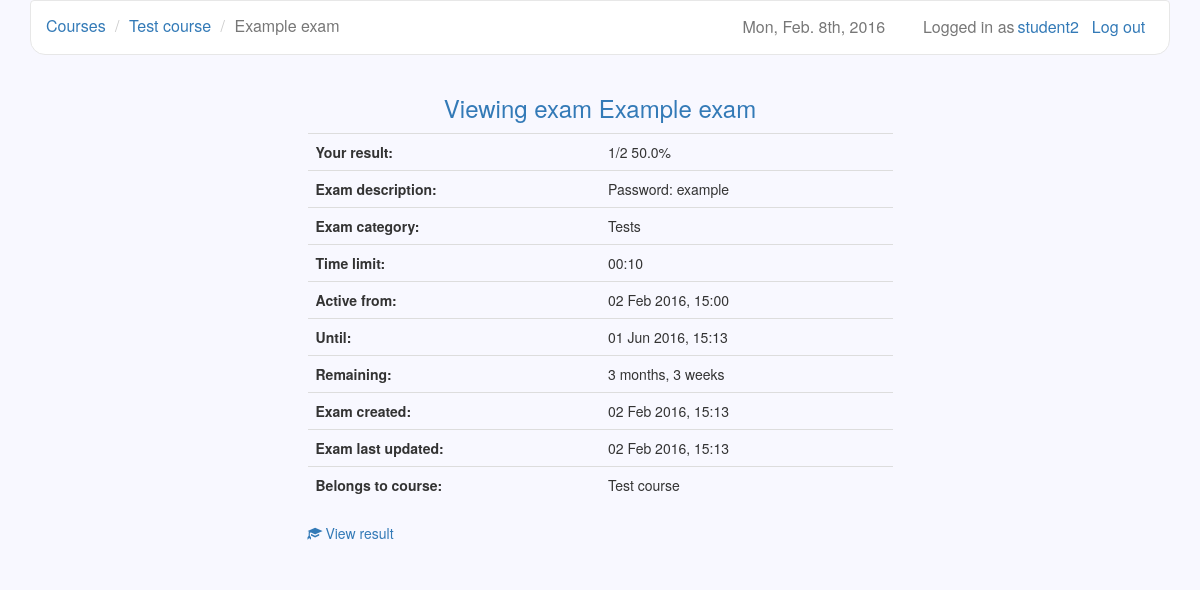
The app's page /courses/6/exams/4/s (signed in), older data.
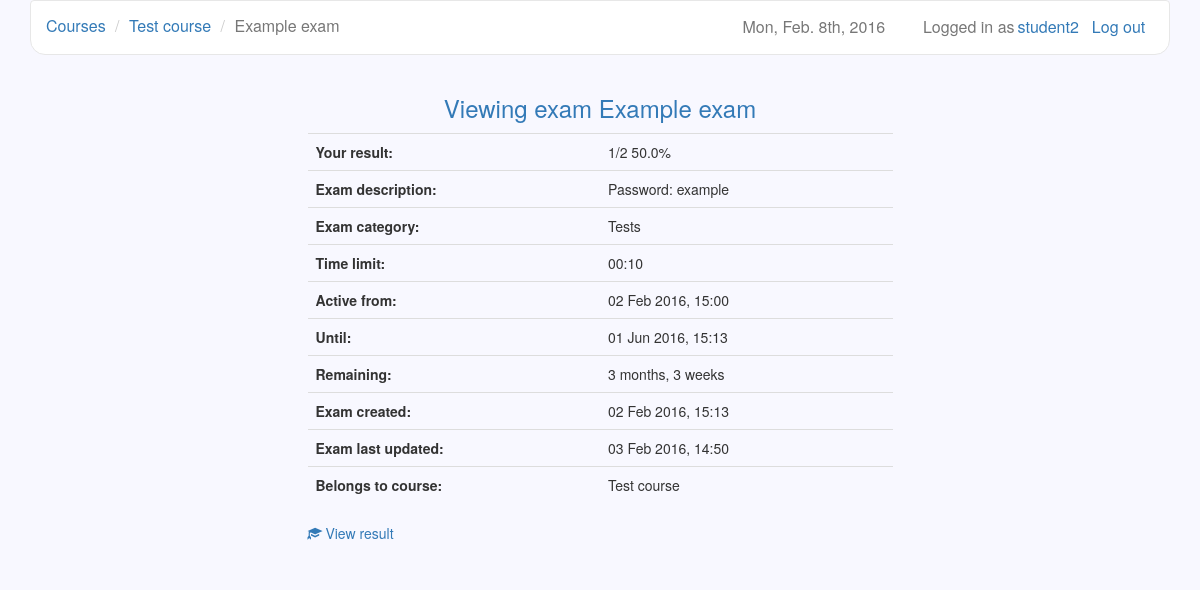
The same page, newer data.
### exams/models.py (models this page shows, shortened)
class Exam(models.Model):
    name = models.CharField(max_length=30)
    description = models.TextField(blank=True)
    created = models.DateTimeField(auto_now_add=True)
    updated = models.DateTimeField(auto_now=True)
    password = models.CharField(max_length=10, blank=True)
    time_limit = models.TimeField()
    active_from = models.DateTimeField()
    active_to = models.DateTimeField()
    course = models.ForeignKey(Course)
    category = models.CharField(max_length=30)
    question_count = models.IntegerField()
    questions = models.ManyToManyField(Question, blank=True,
        through='ExamQuestion')
    @property
    def active(self):
        return (timezone.now() >= self.active_from and
            timezone.now() < self.active_to)

### exams/views.py (the view)
# urls.py: url(r'^(?P<exam_id>\d+)/s$', views.view_exam, name='view_exam'),
@user_passes_test(student_check)
def view_exam(request, course_id, exam_id):
    if (Participation.objects.filter(user=request.user, course=course_id)
        .exists()):
        course = Course.objects.get(id=course_id)
        exam = Exam.objects.get(id=exam_id)
        exam_questions = ExamQuestion.objects.filter(exam=exam)
        try:
            score = (Score.objects.get(user=request.user, exam=exam)
                .score)
            result = format_score(score, exam_questions.count())
        except ObjectDoesNotExist:
            result = "Exam not yet taken."
        return render(request, 'view_exam.html', {'course': course,
            'exam': exam, 'exam_questions': exam_questions, 'result': result})
    return redirect('/courses/s')

### courses/views.py (called while the page is built)
def student_check(user):
    if user.is_anonymous():
        return False
    return not user.is_teacher

def format_score(score, count):
    percentage = str(float(score) / float(count) * 100) + '%'
    return str(score) + '/' + str(count) + ' ' + percentage

### exams/templates/view_exam.html (shortened to what this page needs)
{% extends 'base.html' %}
{% block navigation %}
  <li><a href="{% url 'student_courses' %}">Courses</a></li>
  <li><a href="{% url 'view_course' course.id %}">{{ course.name }}</a></li>
  <li class="active">{{ exam.name }}</li>
{% endblock %}
{% block header %}Viewing exam {{ exam.name }}{% endblock %}
{% block dashboard %}
  <table class="table table-hover">
    <tr>
      <th>Your result:</th>
      <td>{{ result }}</td>
    </tr>
    <tr>
      <th>Exam description:</th>
      <td>{{ exam.description }}</td>
    </tr>
    <tr>
      <th>Exam category:</th>
      <td>{{ exam.category }}</td>
    </tr>
    <tr>
      <th>Time limit:</th>
      <td>{{ exam.time_limit }}</td>
    </tr>
    <tr>
      <th>Active from:</th>
      <td>{{ exam.active_from|date }}</td>
    </tr>
    <tr>
      <th>Until:</th>
      <td>{{ exam.active_to|date }}</td>
    </tr>
    <tr>
      <th>Remaining:</th>
      {% if not exam.active %}
        <td>Exam closed.</td>
      {% else %}
        <td>{{ exam.active_to|timeuntil }}</td>
      {% endif %}
    </tr>
    <tr>
      <th>Exam created:</th>
      <td>{{ exam.created|date }}</td>
    </tr>
    <tr>
      <th>Exam last updated:</th>
      <td>{{ exam.updated|date }}</td>
    </tr>
    <tr>
      <th>Belongs to course:</th>
      <td>{{ course.name }}</td>
    </tr>
  </table>
  {% if 'Exam' in result and exam.active and exam.password %}
    <a href="{% url 'input_password' course.id exam.id %}">
      <span class="glyphicon glyphicon-pencil"></span>
      Take exam
    </a>
  {% elif 'Exam' in result and exam.active %}
    <a href="{% url 'take_exam' course.id exam.id %}">
      <span class="glyphicon glyphicon-pencil"></span>
      Take exam
    </a>
  {% else %}
    <a href="{% url 'view_result' course.id exam.id %}">
      <span class="glyphicon glyphicon-education"></span>
      View result
    </a>
  {% endif %}
{% endblock %}

Row changes from the older to the newer data that the page shows:
changed Exam "Example exam": updated "02 Feb 2016, 15:13" → "03 Feb 2016, 14:50"
